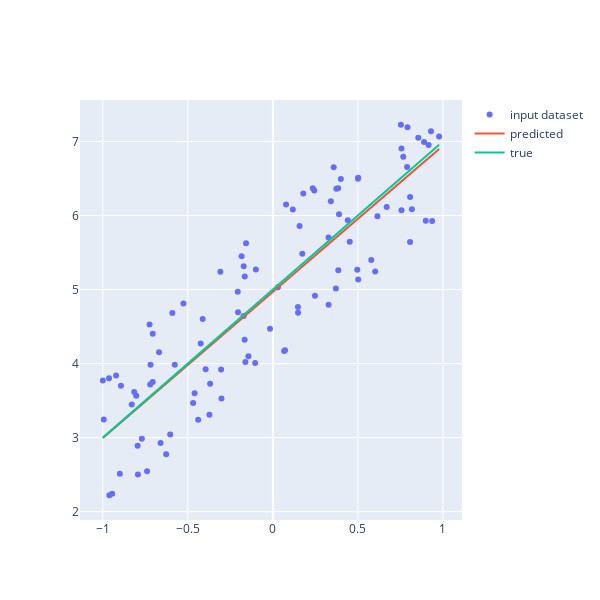

This figure's notebook cell:
### Markdown cell above
### Dataset

Synthetic 1D datasets of our creation

Synthetic 2D datasets of our creation

### Code cell
from numpy.linalg import inv
# number training samples m
m = 100
a = [5, 2]
epsilon= 1
x =  2 *rng.rand(m) -1
y = a[1] * x + a[0] + epsilon*(2 *rng.rand(m) -1)
X = np.stack((np.ones(x.size),x[ :]), axis= 1)
print(X.shape)
theta = (np.linalg.inv( X.T @ X)  @ X.T)@ y

y_pred= theta[1] * x  + theta[0]

training_error= (y- y_pred)
training_error= (training_error@training_error)/m


#to plot

y_true= a[1] * x  + a[0]

fig = go.Figure(data=[go.Scatter( x=x, y=y, mode= "markers", name="input dataset"),
                          go.Scatter(x=x, y=y_pred, name="predicted"), go.Scatter(x=x, y=y_true, name="true")])
fig.update_layout(autosize=False,
    width=600,
    height=600,
    showlegend=True)

fig.show()

x_test =  2 *rng.rand(50) -1
y_test =  a[1] * x_test  + a[0] + epsilon*(2 *rng.rand(50) -1)
y_test_pred = theta[1] * x_test  + theta[0]
test_error = (y_test- y_test_pred)
test_error= (test_error@test_error)/50
print("predected parameters",theta)
print("real parameters", a)
print( "training error =", training_error)
#print("test error", test_error)
